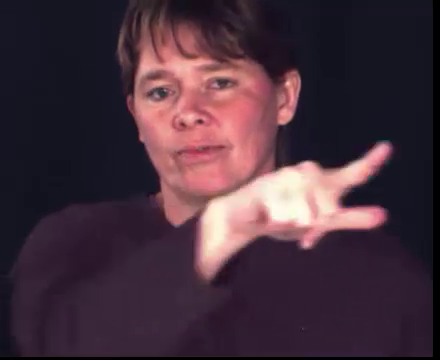
#> input picture frame 10 of HandPose/asl.mp4, 440 x 360 px, given in place of the camera
$ python measure_angle.py
#> lines starting #> are read from the running program, lines starting #| are printed output that depends on the picture; after the words box and inside, x2 and y2 are one past the last pixel; in counts of white or black regions, pixels touching at a corner belong together
import cv2
import numpy as np

def findCentroid(thresh_img):
    moments = cv2.moments(thresh_img)

    area = moments['m00']

    if area > 0:
        x = int(moments['m10'] / area)
        y = int(moments['m01'] / area)
        return (x, y)
    return (0, 0)

def findAngle(pt1, pt2):
    angle1 = np.arctan2(*pt1[::-1])
    angle2 = np.arctan2(*pt2[::-1])
    angle = np.rad2deg((angle1 - angle2) % (2 * np.pi))
    return angle

def main():
    cap = cv2.VideoCapture(0)
    fps = cap.get(cv2.CAP_PROP_FPS)
    width = cap.get(cv2.CAP_PROP_FRAME_WIDTH)
    height = cap.get(cv2.CAP_PROP_FRAME_HEIGHT)
    fourcc = cv2.VideoWriter_fourcc(*'mp4v')
    out = cv2.VideoWriter('output.mp4', fourcc, fps, (int(width), int(height)))

    if not cap.isOpened():
        raise IOError("Cannot open webcam")

    while True:
        _, frame = cap.read()
#> frame is the input picture: shape (360, 440, 3); mean B, G, R 60.2, 48.2, 70

        hsv_frame = cv2.cvtColor(frame, cv2.COLOR_BGR2HSV)
#> hsv_frame: shape (360, 440, 3); mean H, S, V 128.8, 100.3, 74.8

        thresh_red1 = cv2.inRange(hsv_frame, (165, 145, 100), (250, 210, 160))
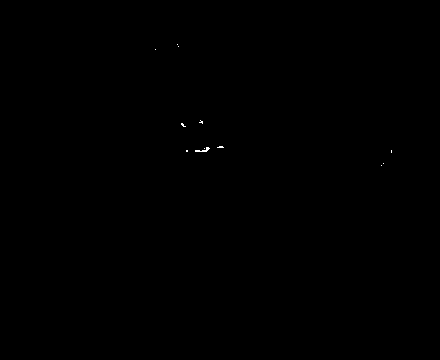
#> thresh_red1: shape (360, 440); 0.05% white in thin lines or dots, all inside (x1, y1, x2, y2) = (155, 44, 392, 166)
        thresh_red2 = cv2.inRange(hsv_frame, (0, 145, 100), (10, 210, 160))
#> thresh_red2: shape (360, 440); 0% white in thin lines or dots, all inside (x1, y1, x2, y2) = (184, 56, 197, 126)
        thresh_red = cv2.add(thresh_red1, thresh_red2)

        thresh_blue = cv2.inRange(hsv_frame, (105, 180, 40), (120, 260, 100))
#> thresh_blue: shape (360, 440); every value is 0

        red_centroid = findCentroid(thresh_red)
#> in findCentroid, `moments = cv2.moments(thresh_img)`: moments = moments, m00 20910, centre m10/m00, m01/m00 = (210.8, 133.8)
#> in findCentroid, `area = moments['m00']`: area = 20910
#> in findCentroid, `x = int(moments['m10'] / area)`: x = 210
#> in findCentroid, `y = int(moments['m01'] / area)`: y = 133
#> red_centroid = (210, 133)
        blue_centroid = findCentroid(thresh_blue)
#> blue_centroid = (0, 0)

        if red_centroid != (0, 0) and blue_centroid != (0, 0):
            cv2.circle(frame, red_centroid, 2, (0, 0, 255), 10)
            cv2.circle(frame, blue_centroid, 2, (255, 0, 0), 10)
            cv2.line(frame, red_centroid, blue_centroid, (255, 255, 255), 4, cv2.LINE_AA)
            cv2.rectangle(frame, (20, 0), (130, 40), (0, 0, 0), thickness=-1, lineType=8, shift=0)
            cv2.putText(frame, '{:3.2f}'.format(findAngle(red_centroid, blue_centroid)), (20, 30), cv2.FONT_HERSHEY_SIMPLEX, 1, (255, 255, 255))

        cv2.imshow('Frame', frame)
        out.write(frame)
        if cv2.waitKey(10) & 0xFF == ord('q'):
#> (key q is pressed here)
            break


    cap.release()
    out.release()
    cv2.destroyAllWindows()

if __name__ == '__main__':
    main()
